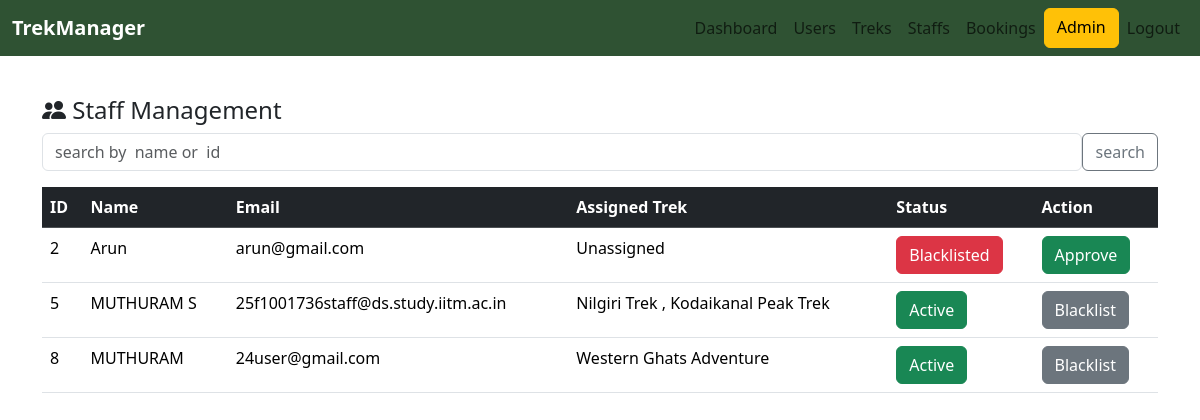
The app's page /admin/staff_management (signed in) with its own data.
### models.py (models this page shows)
class User(db.Model):
    Id=db.Column(db.Integer,primary_key=True)
    Username=db.Column(db.String(100),unique=False,nullable=False)
    Contact=db.Column(db.Integer)
    Email=db.Column(db.String(100),unique=True,nullable=False)
    Password=db.Column(db.String(100),unique=False,nullable=False)
    Role=db.Column(db.String(100),nullable=False)
    Status=db.Column(db.String(100),nullable=False)
    bookings=db.relationship('Book',backref='user')

class Trek(db.Model):
    Trek_Id=db.Column(db.Integer,primary_key=True,nullable=False)
    Trek_Name=db.Column(db.String(100),nullable=False)
    Location=db.Column(db.String(100),nullable=False)
    Duration=db.Column(db.Integer,nullable=False)
    Difficulty=db.Column(db.String(100),nullable=False)
    Price=db.Column(db.Integer,nullable=False)
    Total_Slots=db.Column(db.Integer,nullable=False)
    Staff_Id=db.Column(db.Integer,db.ForeignKey('user.Id'),nullable=True)
    Status=db.Column(db.String(100),nullable=False)
    Start_Date=db.Column(db.Date,nullable=False)
    End_Date=db.Column(db.Date,nullable=False)
    Description=db.Column(db.Text,nullable=True)
    bookings=db.relationship('Book',backref='trek')
    Available_Slots=db.Column(db.Integer,nullable=False)
    staff = db.relationship('User', foreign_keys=[Staff_Id])

### routes/admin.py (the view)
@app.route("/admin/staff_management", methods=['GET'])
def staff_management():
    if "user_id" not in session:
        flash("Please login first.", "danger")
        return redirect(url_for("login"))
    if session["role"] != "Admin":
        flash("Access denied.", "danger")
        return redirect(url_for("login"))
    search = request.args.get("search", "").strip()
    if search == "":
        staffs = User.query.filter_by(Role="Staff").all()
    elif search.isdigit():
        staffs = User.query.filter(User.Role == "Staff", User.Id == int(search)).all()
    else:
        staffs = User.query.filter(
            User.Role == "Staff",
            User.Username.ilike(f"%{search}%")
        ).all()
    for staff in staffs:
        staff.assigned_treks = Trek.query.filter_by(Staff_Id=staff.Id).all()
    return render_template(
        "admin/admin_staff_management.html",
        staffs=staffs,
        search=search
    )

### templates/admin/admin_staff_management.html (shortened to what this page needs)
<!DOCTYPE html>
<html>
    <head>
    <link href="https://cdn.jsdelivr.net/npm/bootstrap@5.3.7/dist/css/bootstrap.min.css" rel="stylesheet">
    <link rel="stylesheet" href="https://cdn.jsdelivr.net/npm/bootstrap-icons@1.11.3/font/bootstrap-icons.min.css">
    </head>
    <body>
        <nav class="navbar navbar-expand-lg " style="background-color: #2F5233;">
            <div class="container-fluid">
                <a class="navbar-brand fw-bold text-white" href="{{ url_for('admin') }}">TrekManager</a>
                <div class="collapse navbar-collapse" id="navbarNavAltMarkup">
                    <div class="navbar-nav ms-auto">
                        <a class="nav-link " href="{{url_for('admin')}}">Dashboard</a>
                        <a class="nav-link" href="{{url_for('user_management')}}">Users</a>
                        <a class="nav-link" href="{{url_for('trek')}}">Treks</a>
                        <a class="nav-link" href="{{url_for('staff_management')}}">Staffs</a>
                        <a class="nav-link" href="{{url_for('bookings')}}">Bookings</a>
                        <a class="btn btn-warning " >Admin</a>
                        <a class="nav-link " href="{{ url_for('logout') }}">Logout</a>
                    </div>
                </div>
            </div>
        </nav>
    <br>
    <div class="container">
        <div class="row justify-content-center">
            <div class="col-14">
            <h4 class="mt-3 mb-2"> <i class="bi bi-people-fill"></i> Staff Management</h4>
            <form method="GET" action="{{url_for('staff_management')}}" class="d-flex mb-3">
            <input type="type" class="form-control" name="search" placeholder="search by  name or  id" value="{{search or ''}}">
            <button type="submit" class="btn btn-outline-secondary">search</button>
        </form>
        <table class="table">
        <thead class="table-dark">
            <th>ID</th>
            <th>Name</th>
            <th>Email</th>
            <th>Assigned Trek</th>
            <th>Status</th>
            <th>Action</th>
        </thead>
        <tbody>
            {%for s in staffs%}
            <tr>
            <td>{{s.Id}}</td>
            <td>{{s.Username}}</td>
            <td>{{s.Email}}</td>
            <td>{% if s.assigned_treks%}
                    {%for i in s.assigned_treks%}
                        {{ i.Trek_Name }} {% if not loop.last %}, {% endif %}
                    {%endfor%}
                {%else%}
                    Unassigned
                {% endif %}
            </td>
            <td>{%if (s.Status) == "Approved"%}
                    <button class="btn btn-success">Active</button>
                {%elif s.Status=="Pending" %}
                    <button class="btn btn-warning">Pending</button>
                {%else%}
                    <button class="btn btn-danger">Blacklisted</button>
                {%endif%}
            </td>
            <td>{%if (s.Status) == "Approved"%}
                    <a href="{{url_for('staff_blacklist',staff_id=s.Id)}}" class="btn btn-secondary">Blacklist</a>
                {%else%}
                    <a href="{{url_for('staff_approve',staff_id=s.Id)}}" class="btn btn-success">Approve</a>
            {%endif%}
            </td>
             </tr>
             {%else%}
                <tr>
                    <td colspan="6">
                        <p  class="text-center">No Staffs Registered/Assigned</p>
                    </td>
                </tr>
                    {%endfor%}
        </tbody>
        </table>
    </div>
</div>
</div>
</body>
</html>

### records on screen
User: Id "2", Username "Arun", Email "arun@gmail.com", shows "Unassigned", Status "Blacklisted"
User: Id "5", Username "MUTHURAM S", Email "25f1001736staff@ds.study.iitm.ac.in", Status "Active"
Trek: Trek_Name "Nilgiri Trek"
Trek: Trek_Name "Kodaikanal Peak Trek"
User: Id "8", Username "MUTHURAM", Email "24user@gmail.com", Status "Active"
Trek: Trek_Name "Western Ghats Adventure"
